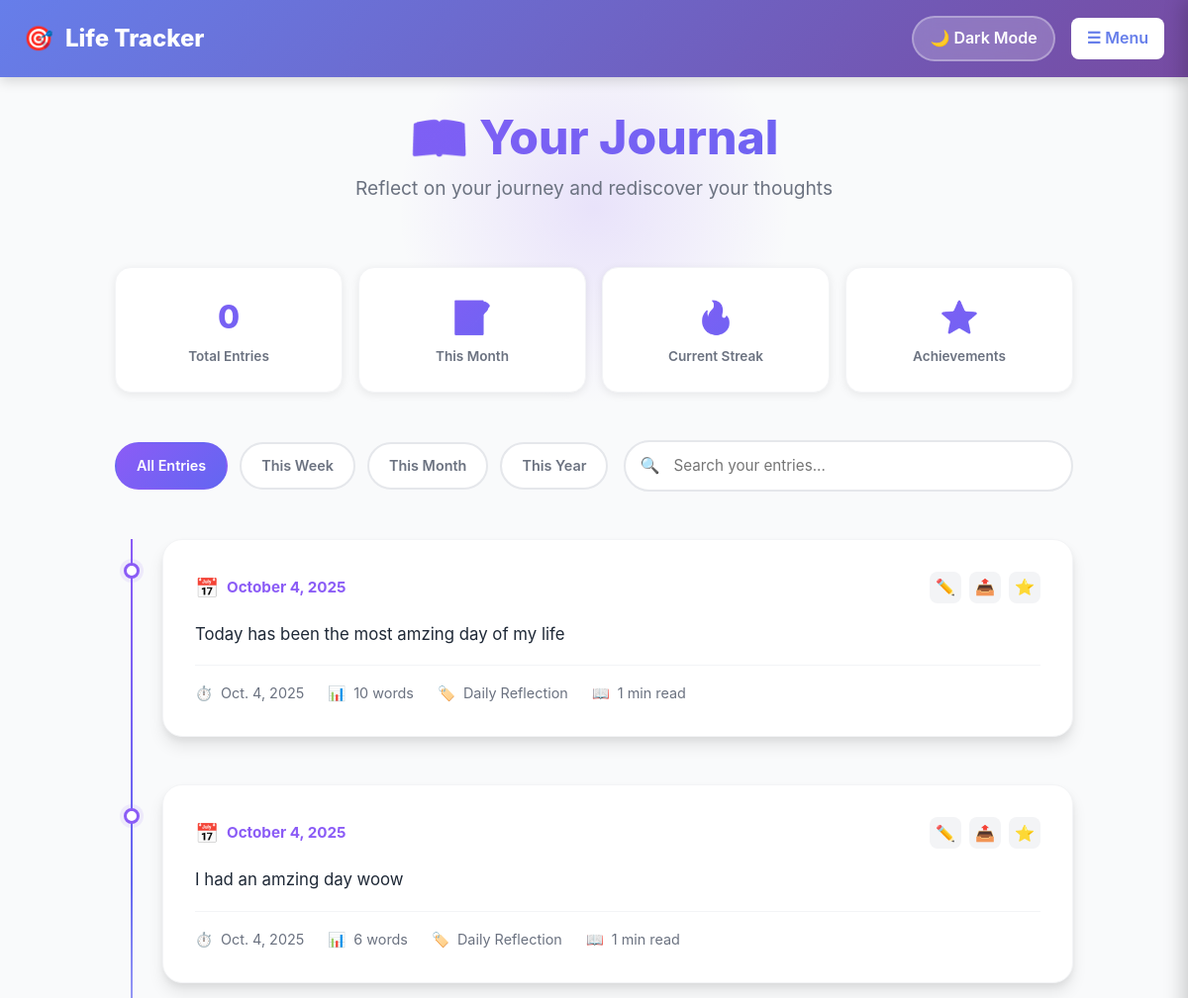
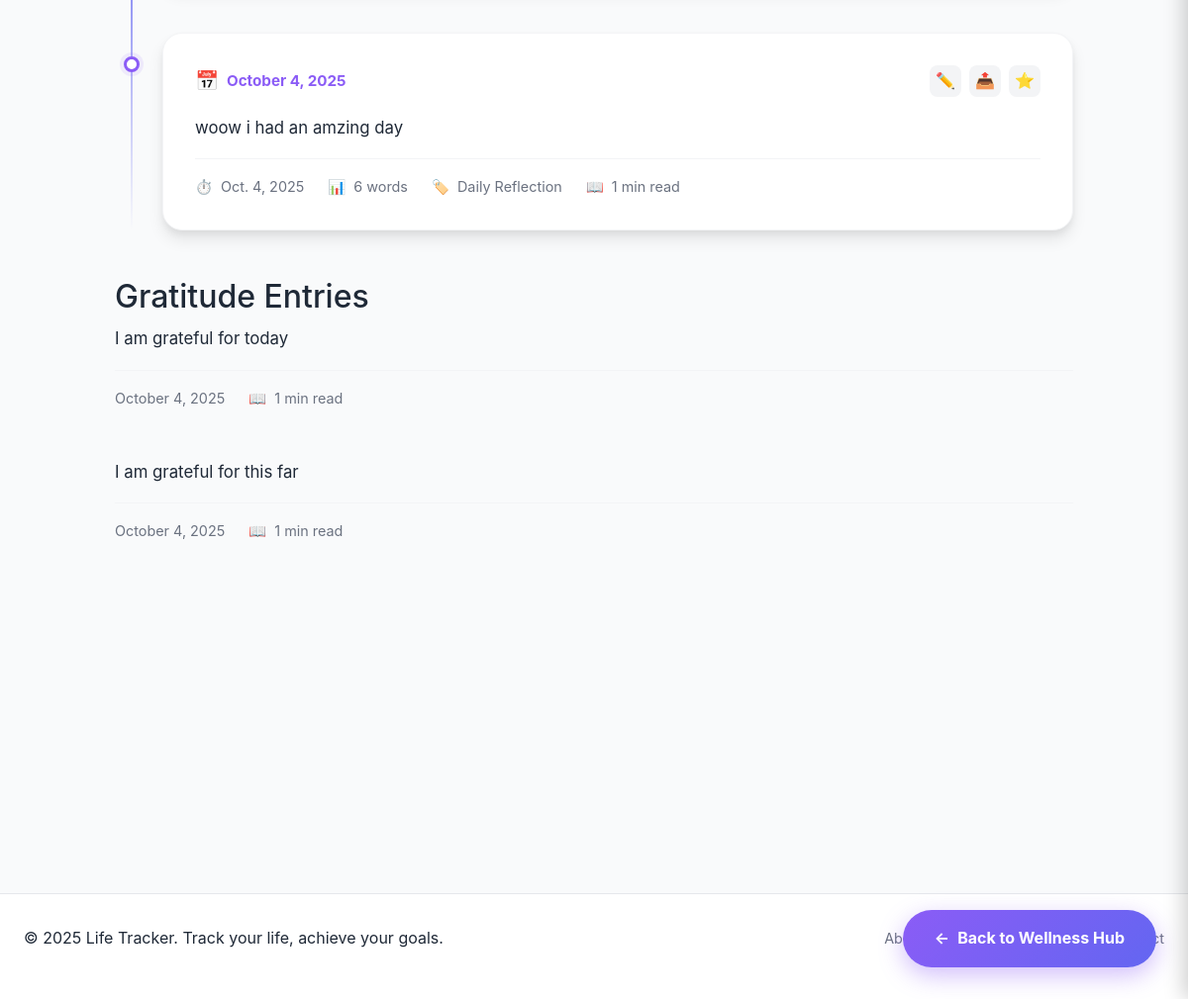
The app's page /wellness/journal/ with its own data (2 pictures, top to bottom).
### wellness/models.py (models this page shows, shortened)
class DailyJournal(models.Model):
    date = models.DateField(auto_now_add=True)
    summary = models.TextField()

class GratitudeEntry(models.Model):
    date = models.DateField(auto_now_add=True)
    entry = models.TextField()

### wellness/views.py (the view)
# urls.py: path('journal/', views.view_journal, name='view_journal'),
def view_journal(request):
    gratitude = GratitudeEntry.objects.all().order_by('-date')
    journal = DailyJournal.objects.all().order_by('-date')
    return render(request, "journal.html", {"journal": journal, 'gratitude':gratitude})

### wellness/templates/journal.html (shortened to what this page needs)
{% extends "base.html" %}
{% block content %}
<div class="journal-container">
    <div class="journal-hero">
        <div class="journal-hero-bg"></div>
        <h1>📖 Your Journal</h1>
        <p class="journal-hero-subtitle">Reflect on your journey and rediscover your thoughts</p>
    </div>
    <div class="stats-summary">
        <div class="stat-card">
            <div class="stat-number">{{ journals|length }}</div>
            <div class="stat-label">Total Entries</div>
        </div>
        <div class="stat-card">
            <div class="stat-number">📝</div>
            <div class="stat-label">This Month</div>
        </div>
        <div class="stat-card">
            <div class="stat-number">🔥</div>
            <div class="stat-label">Current Streak</div>
        </div>
        <div class="stat-card">
            <div class="stat-number">⭐</div>
            <div class="stat-label">Achievements</div>
        </div>
    </div>
    <div class="filter-bar">
        <div class="filter-group">
            <button class="filter-btn active" onclick="filterEntries('all')">All Entries</button>
            <button class="filter-btn" onclick="filterEntries('week')">This Week</button>
            <button class="filter-btn" onclick="filterEntries('month')">This Month</button>
            <button class="filter-btn" onclick="filterEntries('year')">This Year</button>
        </div>
        <div class="search-box">
            <span class="search-icon">🔍</span>
            <input type="text" class="search-input" placeholder="Search your entries..." id="searchInput" onkeyup="searchEntries()">
        </div>
    </div>
    {% if journal %}
    <div class="timeline">
        {% for journal in journal %}
        <div class="journal-entry" data-date="{{ journal.date|date:'Y-m-d' }}">
            <div class="timeline-dot"></div>
            <div class="journal-card">
                <div class="journal-header">
                    <div class="journal-date">
                        <span class="date-icon">📅</span>
                        <span>{{ journal.date|date:"F j, Y" }}</span>
                    </div>
                    <div class="journal-actions">
                        <button class="action-btn" title="Edit" onclick="editEntry({{ journal.id }})">✏️</button>
                        <button class="action-btn" title="Share" onclick="shareEntry({{ journal.id }})">📤</button>
                        <button class="action-btn" title="Favorite" onclick="toggleFavorite({{ journal.id }})">⭐</button>
                    </div>
                </div>
                <div class="journal-content">
                    {{ journal.summary }}
                </div>
                <div class="journal-meta">
                    <div class="meta-item">
                        <span>⏱️</span>
                        <span>{{ journal.date }}</span>
                    </div>
                    <div class="meta-item">
                        <span>📊</span>
                        <span>{{ journal.summary|wordcount }} words</span>
                    </div>
                    <div class="meta-item">
                        <span>🏷️</span>
                        <span>Daily Reflection</span>
                    </div>
                </div>
            </div>
        </div>
        {% endfor %}
    </div>
    {% endif %}
    {% if gratitude %}
        <h2>Gratitude Entries</h2>
        {% for entry in gratitude %}
            <div class="journal-entry">
                <div class="journal-content">
                    {{ entry.entry }}
                </div>
                <div class="journal-meta">
                    <div class="meta-item">
                        <span>{{ entry.date|date:"F j, Y" }}</span>
                    </div>
                </div>
            </div>
        {% endfor %}
    {% endif %}
    <a href="{% url 'home' %}" class="back-button">
        <span>←</span>
        <span>Back to Wellness Hub</span>
    </a>
</div>
{% endblock %}

### wellness/static/css/wellness.css (style rules this page uses)
* { margin: 0; padding: 0; box-sizing: border-box; }
:root { --primary: #667eea; --primary-dark: #5a67d8; --secondary: #10b981; --accent: #f59e0b; --danger: #ef4444; --background: #f9fafb; --surface: #ffffff; --text-primary: #1f2937; --text-secondary: #6b7280; --border: #e5e7eb; --shadow: rgba(0, 0, 0, 0.1); }
body { font-family: -apple-system, BlinkMacSystemFont, 'Segoe UI', Roboto, 'Helvetica Neue', Arial, sans-serif; background: var(--background); color: var(--text-primary); line-height: 1.6; min-height: 100vh; display: flex; flex-direction: column; }

### records on screen
DailyJournal: date "October 4, 2025", summary "Today has been the most amzing day of my life", date "Oct. 4, 2025", summary "10"
DailyJournal: date "October 4, 2025", summary "I had an amzing day woow", date "Oct. 4, 2025", summary "6"
DailyJournal: date "October 4, 2025", summary "woow i had an amzing day", date "Oct. 4, 2025", summary "6"
GratitudeEntry: entry "I am grateful for today", date "October 4, 2025"
GratitudeEntry: entry "I am grateful for this far", date "October 4, 2025"

### other values on screen
{{ journals|length }} "0"
